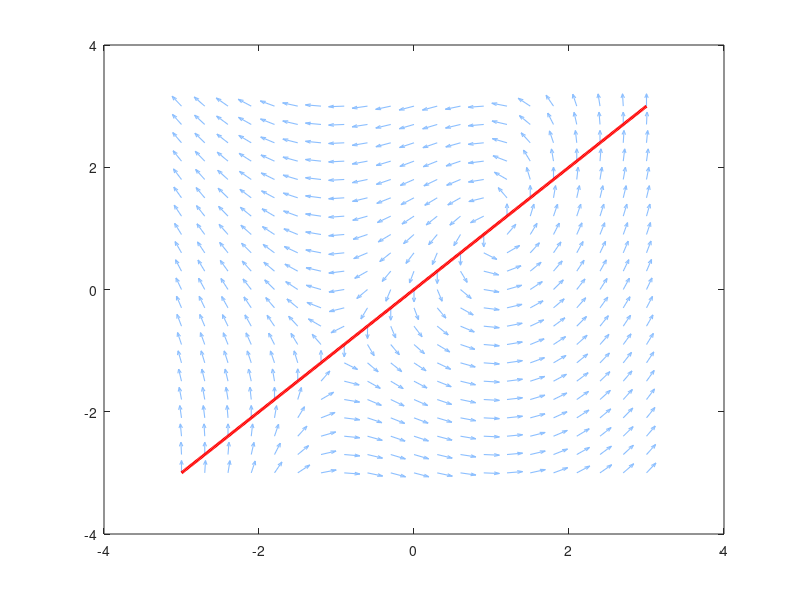

This figure's MATLAB source: (Note: this script raises an error after producing the figure.)
%% =========================================================
%  PLANOS DE FASE - Modelo de Lorenz
%  Sistema 2D y Atractor de Lorenz 3D
%% =========================================================

clear; clc; close all;

%% =========================================================
%  PARTE 1: PLANO DE FASE - SISTEMA 2D
%  dx/dt = x - y      →  Nulcline dx=0: y = x  (familia 1)
%  dy/dt = x^2 - 1    →  Nulcline dy=0: x = 1, x = -1  (familia 2)
%% =========================================================

figure('Name','Plano de Fase - Sistema 2D','NumberTitle','off', ...
       'Position',[100 100 750 620]);

[X, Y] = meshgrid(-3:0.3:3, -3:0.3:3);
dX = X - Y;
dY = X.^2 - 1;

% Campo vectorial normalizado
N  = sqrt(dX.^2 + dY.^2); N(N==0) = 1;
quiver(X, Y, dX./N, dY./N, 0.5, 'Color',[0.55 0.75 1], 'LineWidth',0.8);
hold on;

% --- Familia 1: Nulcline dx/dt = 0 → y = x ---
x_lin = linspace(-3, 3, 400);
h1 = plot(x_lin, x_lin, 'r-', 'LineWidth', 2.2, ...
          'DisplayName', 'Familia 1: y = x  (\dot{x}=0)');

% --- Familia 2: Nulcline dy/dt = 0 → x = 1  y  x = -1 ---
h2a = xline( 1, 'Color',[0.1 0.7 0.1], 'LineWidth', 2.2, ...
             'DisplayName', 'Familia 2: x = \pm1  (\dot{y}=0)');
xline(-1, 'Color',[0.1 0.7 0.1], 'LineWidth', 2.2, ...
      'HandleVisibility','off');

% Puntos de equilibrio: intersecciones → (1,1) y (-1,-1)
eq = [1 1; -1 -1];
h3 = plot(eq(:,1), eq(:,2), 'ko', 'MarkerSize', 10, 'MarkerFaceColor','k', ...
          'DisplayName', 'Puntos de equilibrio');
text( 1.1,  1.2,  'E_1 = (1,1)',   'FontSize',10, 'Color','k');
text(-1.7, -1.2,  'E_2 = (-1,-1)', 'FontSize',10, 'Color','k');

% Trayectorias
tspan = [0 15];
opts  = odeset('RelTol',1e-8,'AbsTol',1e-10);
f2d   = @(t,s) [s(1)-s(2); s(1)^2-1];
CI    = [2.5, 2; -2.5,-2; 0.5, 2.5; -0.5,-2.5; 2,-2.5; -2, 2.5; 0,2; 0,-2];
col   = lines(size(CI,1));

for i = 1:size(CI,1)
    [~,sol] = ode45(f2d, tspan, CI(i,:), opts);
    mask = sol(:,1)>=-3 & sol(:,1)<=3 & sol(:,2)>=-3 & sol(:,2)<=3;
    if i == 1
        plot(sol(mask,1), sol(mask,2), 'Color', col(i,:), ...
             'LineWidth',1.3, 'DisplayName','Trayectorias');
    else
        plot(sol(mask,1), sol(mask,2), 'Color', col(i,:), ...
             'LineWidth',1.3, 'HandleVisibility','off');
    end
end

axis([-3 3 -3 3]);
xlabel('x', 'FontSize',13); ylabel('y', 'FontSize',13);
title('Plano de Fase — Sistema No Lineal 2D', 'FontSize',14, 'FontWeight','bold');
legend([h1, h2a, h3], 'Location','northwest', 'FontSize',10);
grid on; box on;


%% =========================================================
%  PARTE 2: ATRACTOR DE LORENZ 3D
%% =========================================================

sigma = 10; r = 28; b = 8/3;
lorenz = @(t,s) [sigma*(s(2)-s(1));
                 r*s(1) - s(2) - s(1)*s(3);
                 s(1)*s(2) - b*s(3)];

figure('Name','Atractor de Lorenz 3D','NumberTitle','off', ...
       'Position',[870 100 820 680]);

% Trayectorias del atractor
tspan3 = [0 60];
opts3  = odeset('RelTol',1e-9,'AbsTol',1e-11);
CI3    = [0.1,0,0; -0.1,0,0; 0.1,0.1,0; 1,1,1; -1,-1,1];
colores3 = {'#E63946','#457B9D','#2A9D8F','#E9C46A','#F4A261'};

for i = 1:size(CI3,1)
    [~,sol] = ode45(lorenz, tspan3, CI3(i,:), opts3);
    plot3(sol(:,1), sol(:,2), sol(:,3), ...
          'Color', colores3{i}, 'LineWidth', 0.8, ...
          'HandleVisibility','off');
    hold on;
end

% Puntos de equilibrio
bval  = sqrt(b*(r-1));
Eeq   = [0,0,0; bval,bval,r-1; -bval,-bval,r-1];
etiq  = {'E_0 = (0,0,0)', ...
         sprintf('E_+ = (%.1f, %.1f, %d)', bval,  bval,  r-1), ...
         sprintf('E_- = (%.1f, %.1f, %d)', -bval, -bval, r-1)};
col_eq = {'k','r','b'};

for i = 1:3
    scatter3(Eeq(i,1), Eeq(i,2), Eeq(i,3), 90, col_eq{i}, 'filled', ...
             'DisplayName', etiq{i});
end

xlabel('x — velocidad fluido', 'FontSize',11);
ylabel('y — temp. horizontal',  'FontSize',11);
zlabel('z — temp. vertical',    'FontSize',11);
title({'Atractor de Lorenz — Espacio de Fase 3D', ...
       ['\sigma=',num2str(sigma),'   r=',num2str(r),'   b=',num2str(b,'%.4f')]}, ...
      'FontSize',13,'FontWeight','bold');
legend('Location','northeast','FontSize',9);
grid on; box on;
view(30, 25);

fprintf('\n✓ Figuras generadas.\n');
